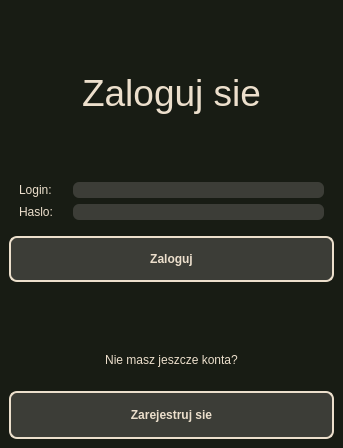
<?xml version="1.0" encoding="UTF-8"?>
<ui version="4.0">
 <class>Baza_Kontaktow</class>
 <widget class="QMainWindow" name="Baza_Kontaktow">
  <property name="geometry">
   <rect>
    <x>0</x>
    <y>0</y>
    <width>343</width>
    <height>448</height>
   </rect>
  </property>
  <property name="windowTitle">
   <string>Baza_Kontaktow</string>
  </property>
  <property name="styleSheet">
   <string notr="true"/>
  </property>
  <widget class="QWidget" name="centralwidget">
   <property name="styleSheet">
    <string notr="true">.QWidget{
	background-color: #181C14;
}

.QLabel{
	color: #ECDFCC;
}

.QLineEdit{
	color: #ECDFCC;
	background-color: #3C3D37;
	border-radius: 6px;
}

.QPushButton{
	background-color: #3C3D37;
	color: #ECDFCC;
	border: 2px solid #ECDFCC;
	border-radius: 8px;
}

.QPushButton:hover{
	background-color: #ECDFCC;
	color: #3C3D37;
	border: 2px solid #3C3D37;
}</string>
   </property>
   <layout class="QVBoxLayout" name="verticalLayout_6">
    <item>
     <layout class="QVBoxLayout" name="verticalLayout_5" stretch="3,4,1,0,2">
      <item>
       <layout class="QVBoxLayout" name="verticalLayout">
        <item>
         <widget class="QLabel" name="label">
          <property name="font">
           <font>
            <pointsize>28</pointsize>
           </font>
          </property>
          <property name="text">
           <string>Zaloguj sie</string>
          </property>
          <property name="alignment">
           <set>Qt::AlignmentFlag::AlignCenter</set>
          </property>
         </widget>
        </item>
       </layout>
      </item>
      <item>
       <layout class="QVBoxLayout" name="verticalLayout_2">
        <item>
         <layout class="QHBoxLayout" name="horizontalLayout_2" stretch="1,6">
          <property name="spacing">
           <number>12</number>
          </property>
          <property name="leftMargin">
           <number>10</number>
          </property>
          <property name="rightMargin">
           <number>10</number>
          </property>
          <item>
           <widget class="QLabel" name="loginLabel">
            <property name="text">
             <string>Login: </string>
            </property>
           </widget>
          </item>
          <item>
           <widget class="QLineEdit" name="loginInput">
            <property name="sizePolicy">
             <sizepolicy hsizetype="MinimumExpanding" vsizetype="Maximum">
              <horstretch>0</horstretch>
              <verstretch>0</verstretch>
             </sizepolicy>
            </property>
           </widget>
          </item>
         </layout>
        </item>
        <item>
         <layout class="QHBoxLayout" name="horizontalLayout_3" stretch="1,6">
          <property name="spacing">
           <number>12</number>
          </property>
          <property name="leftMargin">
           <number>10</number>
          </property>
          <property name="rightMargin">
           <number>10</number>
          </property>
          <item>
           <widget class="QLabel" name="passwordLabel">
            <property name="text">
             <string>Haslo:</string>
            </property>
           </widget>
          </item>
          <item>
           <widget class="QLineEdit" name="passwordInput">
            <property name="sizePolicy">
             <sizepolicy hsizetype="MinimumExpanding" vsizetype="Maximum">
              <horstretch>0</horstretch>
              <verstretch>0</verstretch>
             </sizepolicy>
            </property>
            <property name="echoMode">
             <enum>QLineEdit::EchoMode::Password</enum>
            </property>
           </widget>
          </item>
         </layout>
        </item>
       </layout>
      </item>
      <item>
       <layout class="QVBoxLayout" name="verticalLayout_3">
        <property name="topMargin">
         <number>10</number>
        </property>
        <item>
         <widget class="QPushButton" name="loginBtn">
          <property name="sizePolicy">
           <sizepolicy hsizetype="Expanding" vsizetype="Expanding">
            <horstretch>0</horstretch>
            <verstretch>0</verstretch>
           </sizepolicy>
          </property>
          <property name="font">
           <font>
            <bold>true</bold>
           </font>
          </property>
          <property name="styleSheet">
           <string notr="true"/>
          </property>
          <property name="text">
           <string>Zaloguj</string>
          </property>
          <property name="autoDefault">
           <bool>true</bool>
          </property>
          <property name="default">
           <bool>true</bool>
          </property>
         </widget>
        </item>
       </layout>
      </item>
      <item>
       <spacer name="verticalSpacer">
        <property name="orientation">
         <enum>Qt::Orientation::Vertical</enum>
        </property>
        <property name="sizeHint" stdset="0">
         <size>
          <width>20</width>
          <height>40</height>
         </size>
        </property>
       </spacer>
      </item>
      <item>
       <layout class="QVBoxLayout" name="verticalLayout_4" stretch="4,3">
        <property name="spacing">
         <number>0</number>
        </property>
        <item>
         <widget class="QLabel" name="label_4">
          <property name="sizePolicy">
           <sizepolicy hsizetype="Expanding" vsizetype="Expanding">
            <horstretch>0</horstretch>
            <verstretch>0</verstretch>
           </sizepolicy>
          </property>
          <property name="text">
           <string>Nie masz jeszcze konta?</string>
          </property>
          <property name="alignment">
           <set>Qt::AlignmentFlag::AlignCenter</set>
          </property>
         </widget>
        </item>
        <item>
         <widget class="QPushButton" name="registerBtn">
          <property name="sizePolicy">
           <sizepolicy hsizetype="Minimum" vsizetype="Expanding">
            <horstretch>0</horstretch>
            <verstretch>0</verstretch>
           </sizepolicy>
          </property>
          <property name="font">
           <font>
            <bold>true</bold>
           </font>
          </property>
          <property name="text">
           <string>Zarejestruj sie</string>
          </property>
         </widget>
        </item>
       </layout>
      </item>
     </layout>
    </item>
   </layout>
  </widget>
  <widget class="QMenuBar" name="menuBar">
   <property name="geometry">
    <rect>
     <x>0</x>
     <y>0</y>
     <width>343</width>
     <height>21</height>
    </rect>
   </property>
  </widget>
 </widget>
 <resources/>
 <connections/>
</ui>
